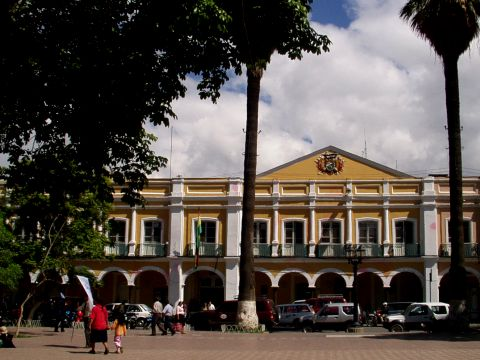
#> input picture Deskriptor/src/25.jpg, 480 x 360 px
$ python -i haar.py   (imports and definitions only)   (older library calls are emulated)
#> lines starting #> are read from the running program, lines starting #| are printed output that depends on the picture
#> further down, picture is the input picture: shape (360, 480, 3); mean B, G, R 70.3, 75.8, 83.8
"""
Vytvari deskriptor haar.

@author: Katerina Kratochvilova
"""
import numpy as np
import cv2

scales = 4 # pocet rozmeru obrazku

kernel_h = np.array([[1.0, 1.0], [-1.0,-1.0]])
kernel_v = np.array([[-1.0, 1.0], [-1.0,1.0]])
kernel_d = np.array([[1.0, -1.0], [-1.0,1.0]])
kernels = [kernel_h, kernel_v, kernel_d]


def count_haar(img):
    """
        Prevede obrazek na sedotonovy. Pouzije filtr vytvorenych z kernelu nahore.
        Do vektoru na prislusnou pozici ulozime prumer vysledne matice.
        Obrazek je nasledne zmensen podle factor. A postup se opakuje.
        vektor je dlouhy scales x pocet_kernels.

        Keyword arguments:
            img -- obrazke pro ktery se haar pocita.
        Return:
            vector -- vytvoreny vektor prumeru.
    """
    img = cv2.cvtColor(img, cv2.COLOR_BGR2GRAY)
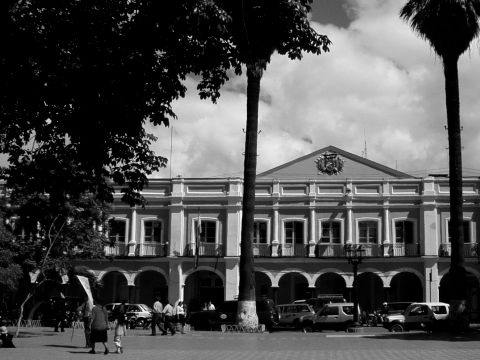
#> img: shape (360, 480); min 0, max 254, mean 77.6

    size = np.amin(img.shape)
#> size = 360
    #print size # prepare 4 scales ->  size * f^3 = 64
    factor = np.power((64.0 / size), 1.0/(scales - 1))
#> factor = 0.562
    #print "resize_factor:", factor

    vector = np.zeros(scales * len(kernels))


    index = 0
    for scale in range(scales):
        #print "Image shape:", img.shape
        for k in kernels:
            res = cv2.filter2D(img, cv2.CV_16S, k)
            vector[index] = np.average(res)
            index += 1
            #cv2.imwrite('haar.jpg', res)


        img = cv2.resize(img, (0,0), fx=factor, fy=factor)
#> this loop made 4 passes
#> pass 1, in count_haar, `img = cv2.resize(img, (0,0), fx=factor, fy=factor)`:
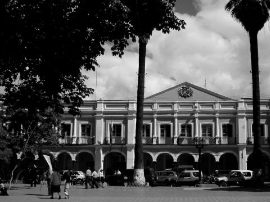
#> img: shape (202, 270); min 0, max 240, mean 77.4
#> pass 2, in count_haar, `img = cv2.resize(img, (0,0), fx=factor, fy=factor)`:
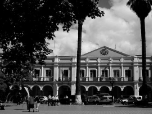
#> img: shape (114, 152); min 0, max 235, mean 77.3
#> pass 3, in count_haar, `img = cv2.resize(img, (0,0), fx=factor, fy=factor)`:
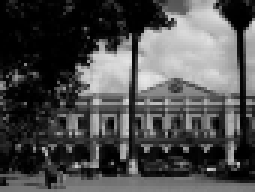
#> img: shape (64, 85) (shown 3 times larger); min 0, max 231, mean 76.9
#> after the loop:
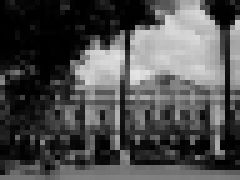
#> img: shape (36, 48) (shown 5 times larger); min 0, max 228, mean 77.6
#> after the loop:
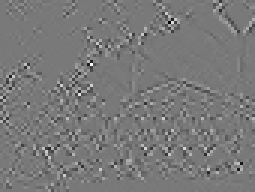
#> res: shape (64, 85) int16 (shown 3 times larger); min -212, max 234, mean 0; drawn with min black and max white
#> after the loop, index = 12; vector = [-0.488, 0.265, -0.000145, -0.866, 0.469, -0.000312, -1.59, 0.866, -0.000693, -2.82, 1.67, -0.00202]

    return vector

#img = cv2.imread("img.jpg")
#count_haar(img)

>>> import cv2
>>> picture = cv2.imread('../../../Deskriptor/src/25.jpg')
>>> result = count_haar(picture)
#> result has the same summary as vector in count_haar

$ run again, on Deskriptor/src/aems_3_0.jpg
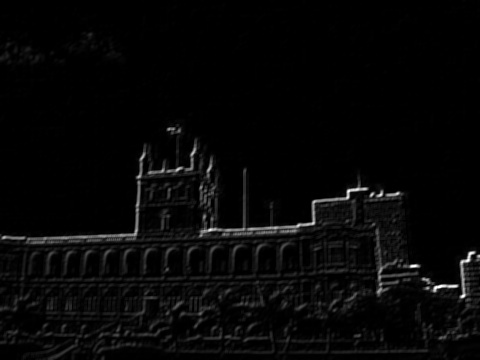
#> input picture Deskriptor/src/aems_3_0.jpg, 480 x 360 px
#> picture is the input picture: shape (360, 480, 3); min 0, max 255, mean 7.1
#> after the loop in count_haar, `for scale in range(scales):`:
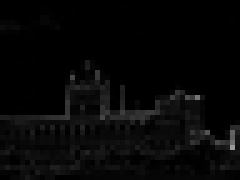
#> img: shape (36, 48) (shown 5 times larger); min 0, max 153, mean 6.8
#> after the loop in count_haar, `for scale in range(scales):`:
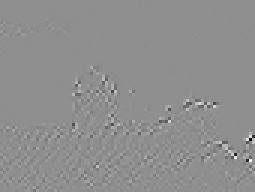
#> res: shape (64, 85) int16 (shown 3 times larger); min -209, max 163, mean 0; drawn with min black and max white
#> after the loop in count_haar, `for scale in range(scales):`: index = 12; vector = [-0.0169, 0.00357, -5.79e-06, -0.0309, 0.0068, -1.83e-05, -0.053, 0.0109, -5.77e-05, -0.0903, 0.023, 0.000184]
#> result has the same summary as vector in count_haar
